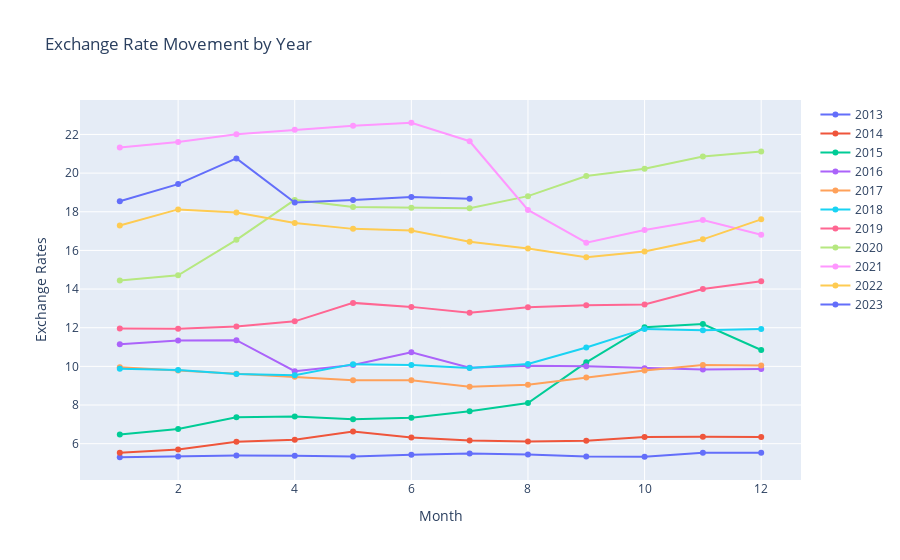

Source (notebook cell):
### Markdown cell above
Showcasing the exchange rate movements over the years per year

### Code cell
traces = []
for year in df_pivot.columns:
    trace = go.Scatter(
        x=df_pivot.index,
        y=df_pivot[year],
        mode='lines+markers',
        name=str(year)
    )
    traces.append(trace)

# Create the layout
layout = go.Layout(
    title='Exchange Rate Movement by Year',
    xaxis=dict(title='Month'),
    yaxis=dict(title='Exchange Rates')
)

# Create the figure
fig = go.Figure(data=traces, layout=layout)

# Show the plot
fig.show()

### Figure 1 — Plotly figure (JSON) as saved in the notebook; plotly's stock layout.template omitted (floating-point values rounded to 4 significant figures)
{"data": [{"mode": "lines+markers", "name": "2013", "type": "scatter", "x": [1, 2, 3, 4, 5, 6, 7, 8, 9, 10, 11, 12], "y": [5.298, 5.342, 5.389, 5.37, 5.332, 5.427, 5.491, 5.435, 5.341, 5.328, 5.532, 5.536]}, {"mode": "lines+markers", "name": "2014", "type": "scatter", "x": [1, 2, 3, 4, 5, 6, 7, 8, 9, 10, 11, 12], "y": [5.533, 5.696, 6.099, 6.209, 6.627, 6.315, 6.159, 6.118, 6.156, 6.342, 6.355, 6.35]}, {"mode": "lines+markers", "name": "2015", "type": "scatter", "x": [1, 2, 3, 4, 5, 6, 7, 8, 9, 10, 11, 12], "y": [6.48, 6.759, 7.368, 7.402, 7.27, 7.34, 7.681, 8.104, 10.21, 12.03, 12.19, 10.85]}, {"mode": "lines+markers", "name": "2016", "type": "scatter", "x": [1, 2, 3, 4, 5, 6, 7, 8, 9, 10, 11, 12], "y": [11.14, 11.34, 11.35, 9.753, 10.07, 10.73, 9.927, 10.04, 10.0, 9.906, 9.844, 9.868]}, {"mode": "lines+markers", "name": "2017", "type": "scatter", "x": [1, 2, 3, 4, 5, 6, 7, 8, 9, 10, 11, 12], "y": [9.953, 9.788, 9.623, 9.469, 9.281, 9.279, 8.944, 9.044, 9.42, 9.783, 10.07, 10.05]}, {"mode": "lines+markers", "name": "2018", "type": "scatter", "x": [1, 2, 3, 4, 5, 6, 7, 8, 9, 10, 11, 12], "y": [9.882, 9.818, 9.611, 9.546, 10.12, 10.07, 9.914, 10.12, 10.98, 11.94, 11.87, 11.94]}, {"mode": "lines+markers", "name": "2019", "type": "scatter", "x": [1, 2, 3, 4, 5, 6, 7, 8, 9, 10, 11, 12], "y": [11.96, 11.94, 12.06, 12.33, 13.29, 13.08, 12.77, 13.06, 13.17, 13.2, 14.0, 14.4]}, {"mode": "lines+markers", "name": "2020", "type": "scatter", "x": [1, 2, 3, 4, 5, 6, 7, 8, 9, 10, 11, 12], "y": [14.44, 14.72, 16.55, 18.61, 18.25, 18.21, 18.18, 18.81, 19.85, 20.22, 20.86, 21.11]}, {"mode": "lines+markers", "name": "2021", "type": "scatter", "x": [1, 2, 3, 4, 5, 6, 7, 8, 9, 10, 11, 12], "y": [21.32, 21.61, 22.01, 22.24, 22.46, 22.61, 21.65, 18.09, 16.4, 17.06, 17.57, 16.81]}, {"mode": "lines+markers", "name": "2022", "type": "scatter", "x": [1, 2, 3, 4, 5, 6, 7, 8, 9, 10, 11, 12], "y": [17.29, 18.12, 17.96, 17.42, 17.11, 17.04, 16.45, 16.1, 15.65, 15.95, 16.57, 17.61]}, {"mode": "lines+markers", "name": "2023", "type": "scatter", "x": [1, 2, 3, 4, 5, 6, 7, 8, 9, 10, 11, 12], "y": [18.54, 19.43, 20.76, 18.48, 18.61, 18.76, 18.68, null, null, null, null, null]}], "layout": {"title": {"text": "Exchange Rate Movement by Year"}, "xaxis": {"title": {"text": "Month"}}, "yaxis": {"title": {"text": "Exchange Rates"}}}}
